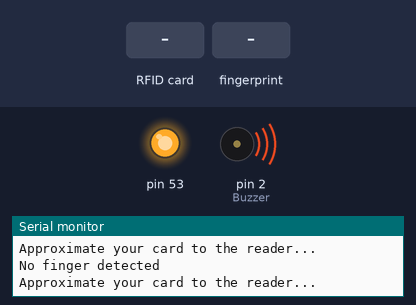
A sketch run on a simulated Arduino Mega 2560, built with avr-gcc and run on an emulated ATmega2560. Parts: output pins drawn as LEDs (lit = HIGH), buzzer (waves = sounding, pin HIGH), the last lines printed to the serial monitor. The inputs (shaded band) are chosen by the test bench.

Above: at 2.3 s.
2.4 s: RFID card 5E 7A 19 C4 held to the reader
At 3.4 s:
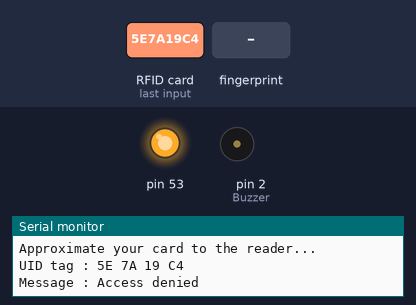
5.1 s: finger stored as number 1 placed on the sensor
At 6.61 s:
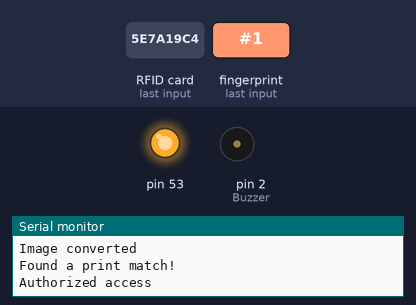
8.0 s: RFID card 93 05 1D 36 held to the reader
At 11.1 s:
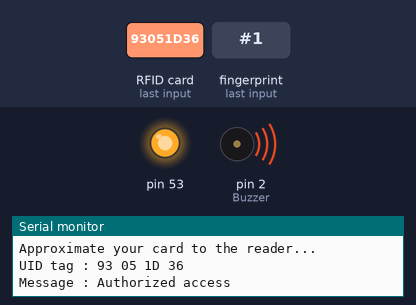
Timing chart, 0 to 12.6 s (numbered marks = the images above; inputs shaded):
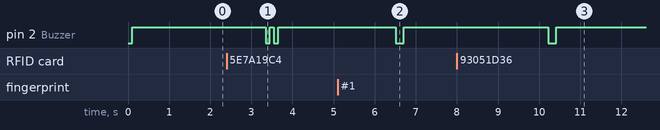

The sketch:

RFID_R557.ino
```cpp
#include <SPI.h>
#include <MFRC522.h>
#include <Adafruit_Fingerprint.h>
#include <HardwareSerial.h>

#define SS_PIN 5
#define RST_PIN 12
#define Buzzer 2

MFRC522 mfrc522(SS_PIN, RST_PIN);   // Create MFRC522 instance.

Adafruit_Fingerprint finger = Adafruit_Fingerprint(&Serial2);

void setup()
{
  Serial.begin(115200);   // Initiate a serial communication
  while (!Serial);  // For Yun/Leo/Micro/Zero/...
  delay(100);
  Serial.println("\n\nAdafruit Fingerprint sensor enrollment");

  pinMode(Buzzer, OUTPUT);
  digitalWrite(Buzzer, HIGH);

  SPI.begin();      // Initiate  SPI bus
  mfrc522.PCD_Init();   // Initiate MFRC522

  // set the data rate for the sensor serial port
  finger.begin(57600);
  delay(5);
  if (finger.verifyPassword()) {
    Serial.println("Found fingerprint sensor!");
  } else {
    Serial.println("Did not find fingerprint sensor :(");
    while (1) { delay(1); }
  }

  Serial.println(F("Reading sensor parameters"));
  finger.getParameters();
  Serial.print(F("Status: 0x")); Serial.println(finger.status_reg, HEX);
  Serial.print(F("Sys ID: 0x")); Serial.println(finger.system_id, HEX);
  Serial.print(F("Capacity: ")); Serial.println(finger.capacity);
  Serial.print(F("Security level: ")); Serial.println(finger.security_level);
  Serial.print(F("Device address: ")); Serial.println(finger.device_addr, HEX);
  Serial.print(F("Packet len: ")); Serial.println(finger.packet_len);
  Serial.print(F("Baud rate: ")); Serial.println(finger.baud_rate);

  finger.getTemplateCount();

  if (finger.templateCount == 0) {
    Serial.print("Sensor doesn't contain any fingerprint data. Please run the 'enroll' example.");
  }
  else {
    Serial.println("Waiting for valid finger...");
      Serial.print("Sensor contains "); Serial.print(finger.templateCount); Serial.println(" templates");
  }
  Serial.println();

}

void loop(){
  getcardID();
  delay(500);
  getFingerprintID();
  delay(500);
}

void getcardID(){
  Serial.println("Approximate your card to the reader...");
  // Look for new cards
  if ( ! mfrc522.PICC_IsNewCardPresent())
  {
    return;
  }
  // Select one of the cards
  if ( ! mfrc522.PICC_ReadCardSerial())
  {
    return;
  }

  //Show UID on serial monitor
  Serial.print("UID tag :");
  String content= "";
  byte letter;
  for (byte i = 0; i < mfrc522.uid.size; i++)
  {
     Serial.print(mfrc522.uid.uidByte[i] < 0x10 ? " 0" : " ");
     Serial.print(mfrc522.uid.uidByte[i], HEX);
     content.concat(String(mfrc522.uid.uidByte[i] < 0x10 ? " 0" : " "));
     content.concat(String(mfrc522.uid.uidByte[i], HEX));
  }
  Serial.println();
  Serial.print("Message : ");
  content.toUpperCase();
  if (content.substring(1) == "93 05 1D 36") //change here the UID of the card/cards that you want to give access
  {
    Authorized_access();
  }

 else   {
    Access_denied();
  }
}


uint8_t getFingerprintID() {
  uint8_t p = finger.getImage();
  switch (p) {
    case FINGERPRINT_OK:
      Serial.println("Image taken");
      break;
    case FINGERPRINT_NOFINGER:
      Serial.println("No finger detected");
      finger.LEDcontrol(FINGERPRINT_LED_OFF, 0, FINGERPRINT_LED_BLUE);
      finger.LEDcontrol(FINGERPRINT_LED_OFF, 0, FINGERPRINT_LED_RED);
      return p;
    case FINGERPRINT_PACKETRECIEVEERR:
      Serial.println("Communication error");
      return p;
    case FINGERPRINT_IMAGEFAIL:
      Serial.println("Imaging error");
      return p;
    default:
      Serial.println("Unknown error");
      return p;
  }

  // OK success!

  p = finger.image2Tz();
  switch (p) {
    case FINGERPRINT_OK:
      Serial.println("Image converted");
      break;
    case FINGERPRINT_IMAGEMESS:
      Serial.println("Image too messy");
      return p;
    case FINGERPRINT_PACKETRECIEVEERR:
      Serial.println("Communication error");
      return p;
    case FINGERPRINT_FEATUREFAIL:
      Serial.println("Could not find fingerprint features");
      return p;
    case FINGERPRINT_INVALIDIMAGE:
      Serial.println("Could not find fingerprint features");
      return p;
    default:
      Serial.println("Unknown error");
      return p;
  }

  // OK converted!
  p = finger.fingerSearch();
  if (p == FINGERPRINT_OK) {
    Serial.println("Found a print match!");
    finger.LEDcontrol(FINGERPRINT_LED_FLASHING, 25, FINGERPRINT_LED_PURPLE, 10);
    Authorized_access();
    delay(1000);
  } else if (p == FINGERPRINT_PACKETRECIEVEERR) {
    Serial.println("Communication error");
    return p;
  } else if (p == FINGERPRINT_NOTFOUND) {
    finger.LEDcontrol(FINGERPRINT_LED_FLASHING, 25, FINGERPRINT_LED_RED, 10);
    Access_denied();
    delay(1000);
    Serial.println("Did not find a match");
    return p;
  } else {
    Serial.println("Unknown error");
    return p;
  }

  // found a match!
  Serial.print("Found ID #"); Serial.print(finger.fingerID);
  Serial.print(" with confidence of "); Serial.println(finger.confidence);

  return finger.fingerID;
}

// returns -1 if failed, otherwise returns ID #
// int getFingerprintIDez() {
//   uint8_t p = finger.getImage();
//   if (p != FINGERPRINT_OK)  return -1;

//   p = finger.image2Tz();
//   if (p != FINGERPRINT_OK)  return -1;

//   p = finger.fingerFastSearch();
//   if (p != FINGERPRINT_OK)  return -1;

//   // found a match!
//   Serial.print("Found ID #"); Serial.print(finger.fingerID);
//   Serial.print(" with confidence of "); Serial.println(finger.confidence);
//   return finger.fingerID;
// }

//************************************************************************
void Authorized_access(){
    Serial.println("Authorized access");
    digitalWrite(Buzzer, LOW);
    delay(200);
    digitalWrite(Buzzer, HIGH);
    Serial.println();
    delay(2000);
}

void Access_denied(){
    Serial.println("Access denied");
    digitalWrite(Buzzer, LOW);
    delay(100);
    digitalWrite(Buzzer, HIGH);
    delay(100);
    digitalWrite(Buzzer, LOW);
    delay(100);
    digitalWrite(Buzzer, HIGH);
    delay(2000);
}
```

Measured:
- after the input at 2.4 s, pin 2 (Buzzer): alternates HIGH for 0.10 s and LOW for 0.10 s, 4 changes in all, then stays HIGH, starting after 0.95 s
- after the input at 5.1 s, pin 2 (Buzzer): HIGH → LOW after 1.4 s, → HIGH 0.20 s later
- after the input at 8.0 s, pin 2 (Buzzer): HIGH → LOW after 2.2 s, → HIGH 0.20 s later
